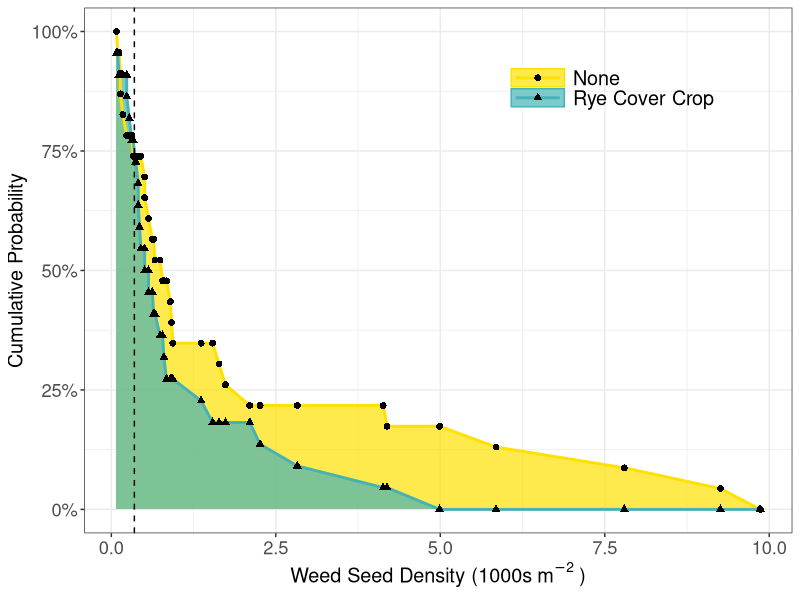

Write R code to recreate this figure. (Note: this script raises an error after producing the figure.)
##################################
# Author: Gina Nichols (vnichols@iastate.edu)
# Created: 5/22/2020
#
# Purpose: make stoch dom fig
#
# Last modified:
#
# Notes:
####################################

rm(list = ls())
library(tidyverse)


p_green <- "#619B44"
p_blue <- "#46B2B5"
p_pink <- "#DC1A64"
p_orange <- "#FFA726"
p_yellow <- "#FFE100"
p_gray <- "#E7E6E6"


# data --------------------------------------------------------------------


stodom <- read_csv("01_stats-stoch-dom/st_stoch-dom-res.csv")


# figure ------------------------------------------------------------------

mylegendtheme <-   theme(#legend.direction = "horizontal",
  #legend.position = "bottom",
  legend.justification = c(1, 1),
  legend.position = c(0.9, 0.9),
  legend.background = element_blank(),
  legend.key.width = unit(1.4, "cm"),
  legend.key.height = unit(0.5, "cm"),
  legend.key.size = unit(1, "cm"),
  #axis.title.y = element_text(angle = 0, 
  #                            vjust = 0.5, 
  #                            hjust = -1)
)



myaxistexttheme <- theme(axis.text = element_text(size = rel(1.2)),
                         legend.text = element_text(size = rel(1.3)),
                         axis.title = element_text(size = rel(1.3)))


#labseedsm2 = expression('Weed Seeds\n (1000s m'^"-2)")
labseedsm2 <- bquote("Weed Seed Density (1000s"~m^-2~")")


# fig ---------------------------------------------------------------------

library(ggridges)
library(scales)

#--inv cum diff
stodom %>% 
  pivot_longer(sc_nocum:sc_ryecum) %>% 
  mutate(name = recode(name, 
                       "sc_nocum" = "None",
                       "sc_ryecum" = "Rye Cover Crop")) %>%  
  select(seeds, name, value) %>% 
  mutate(inv_value = 1 - value) %>% 
  ggplot(aes(seeds/1000, inv_value, color = name, fill = name, group = name, shape = name)) + 
  ggridges::geom_density_line(stat = "identity", size = 0.5, alpha = 0.7) +
  geom_line(size = 1) +
  geom_point(size = 2, color = "black") +
  scale_fill_manual(values = c("None" = p_yellow,
                               "Rye Cover Crop" = p_blue)) +
  scale_color_manual(values = c("None" = p_yellow,
                                "Rye Cover Crop" = p_blue)) +
  geom_vline(xintercept = 350/1000, linetype = "dashed") +
  theme_bw() + 
  scale_y_continuous(labels = label_percent()) +
  myaxistexttheme + 
  mylegendtheme +
  labs(x = labseedsm2,
       y = "Cumulative Probability",
       color = NULL,
       fill = NULL,
       shape = NULL)


ggsave("02_make-figs/figs/fig_stoch-dom.png")






# other attempts ----------------------------------------------------------


#--these are 'rough drafts'

#--cum diff
stodom %>% 
  pivot_longer(sc_nocum:sc_ryecum) %>% 
  select(seeds, name, value) %>% 
  ggplot(aes(seeds, value, color = name)) + 
  geom_point(size = 3) +
  geom_line(size = 1
  ) + 
  theme_bw() + 
  labs(x = "seeds/m2",
       y = "cumulative prob",
       title = "Un-transformed, outlier removed")
 




stodom %>% 
  mutate(inv_value = 1-value,
         ) %>% 
  ggplot(aes(seeds, inv_value, color = name)) + 
  geom_point(size = 3) +
  #geom_line(size = 1) + 
  geom_smooth(size = 1, se = F) + 
#  geom_xspline(spline_shape=0.4, size=0.5) +
  geom_vline(xintercept = 350) + 
  theme_bw() + 
  labs(x = "seeds/m2",
       y = "cumulative prob",
       title = "Un-transformed, outlier removed") 



# splines? ----------------------------------------------------------------


set.seed(1492)
dat <- data.frame(x=c(1:10, 1:10, 1:10),
                  y=c(sample(15:30, 10), 2*sample(15:30, 10),
                      3*sample(15:30, 10)),
                  group=factor(c(rep(1, 10), rep(2, 10), rep(3, 10)))
)

ggplot(dat, aes(x, y, group=group, color=group)) +
  geom_point() +
  geom_line()

ggplot(dat, aes(x, y, group=group, color=factor(group))) +
  geom_point() +
  geom_line() +
  geom_smooth(se=FALSE, linetype="dashed", size=0.5)

ggplot(dat, aes(x, y, group=group, color=factor(group))) +
  geom_point(color="black") +
#  geom_smooth(se=FALSE, linetype="dashed", size=0.5) +
  geom_xspline(size=0.5)

ggplot(dat, aes(x, y, group=group, color=factor(group))) +
  geom_point(color="black") +
#  geom_smooth(se=FALSE, linetype="dashed", size=0.5) +
  geom_xspline(spline_shape=-0.4, size=0.5)

ggplot(dat, aes(x, y, group=group, color=factor(group))) +
  geom_point(color="black") +
#  geom_smooth(se=FALSE, linetype="dashed", size=0.5) +
  geom_xspline(spline_shape=0.4, size=0.5)

ggplot(dat, aes(x, y, group=group, color=factor(group))) +
  geom_point(color="black") +
  geom_smooth(se=FALSE, linetype="dashed", size=0.5) +
  geom_xspline(spline_shape=1, size=0.5)

ggplot(dat, aes(x, y, group=group, color=factor(group))) +
  geom_point(color="black") +
  geom_smooth(se=FALSE, linetype="dashed", size=0.5) +
  geom_xspline(spline_shape=0, size=0.5)

ggplot(dat, aes(x, y, group=group, color=factor(group))) +
  geom_point(color="black") +
  geom_smooth(se=FALSE, linetype="dashed", size=0.5) +
  geom_xspline(spline_shape=-1, size=0.5)
